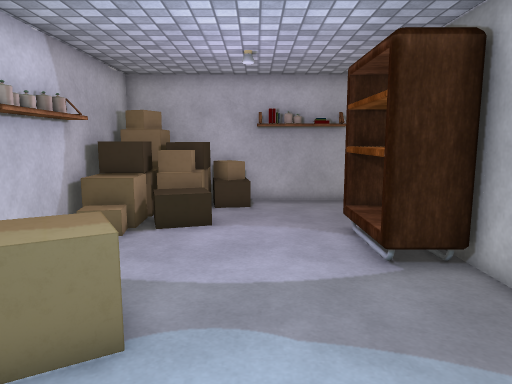
[1] (above)

13 first-person views from a walk through a 3-D level made in the Unity game engine. The camera is 1.4 m above the floor, tilts 8° down and sees 70° across. The floor is counted in squares, 0.5 m on a side. Each view is taken from the middle of a square. On the plan, view 1 faces up. The plan holds only what a view shows up to about 20 squares ahead; the rest is blank. The place goes on beyond the plan. The player character is not drawn. Door leaves are left out, so doorways stand open. Some surface patterns are stand-ins.

[2]
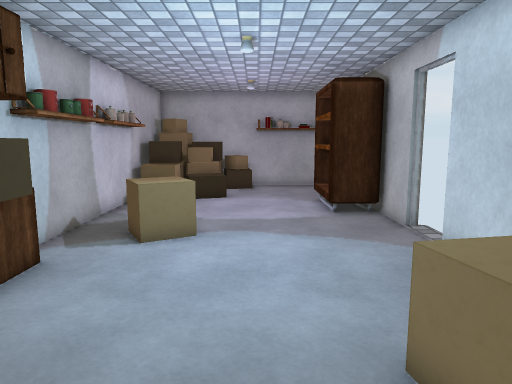

[3]
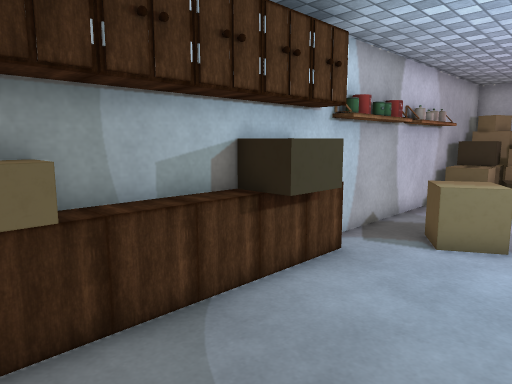

[4]
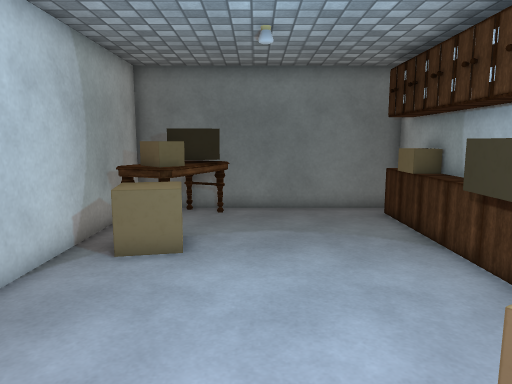

[5]
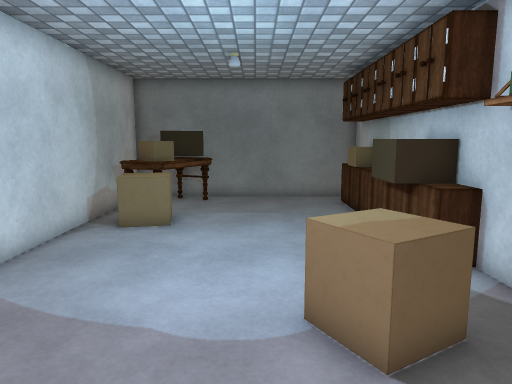

[6]
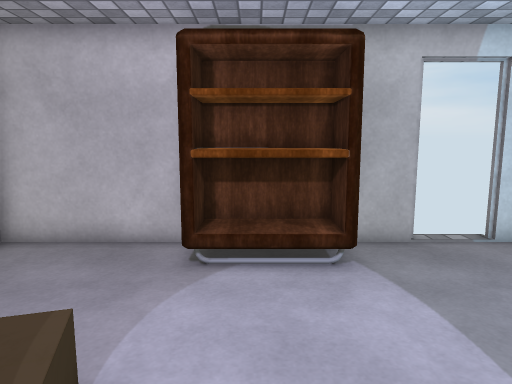

[7]
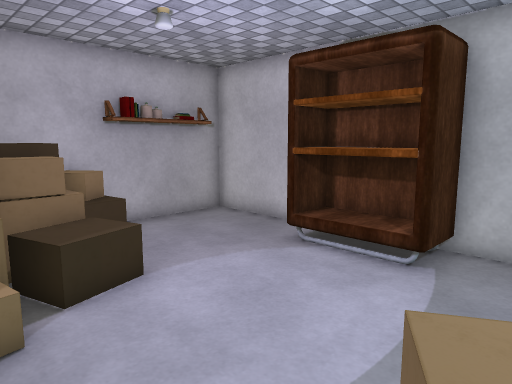

[8]
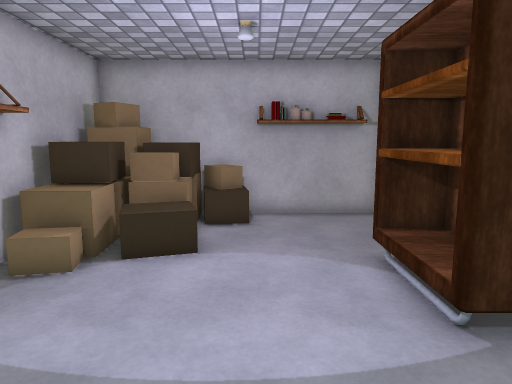

[9]
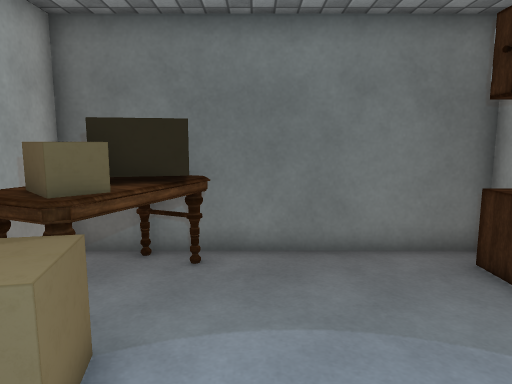

[10]
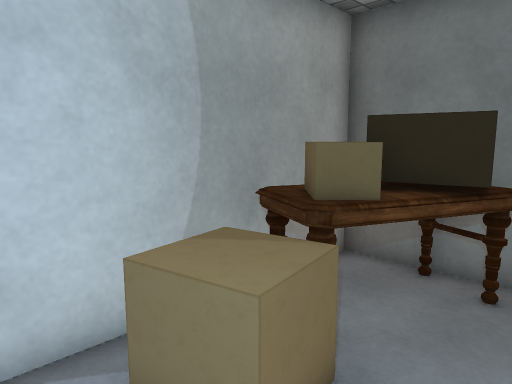

[11]
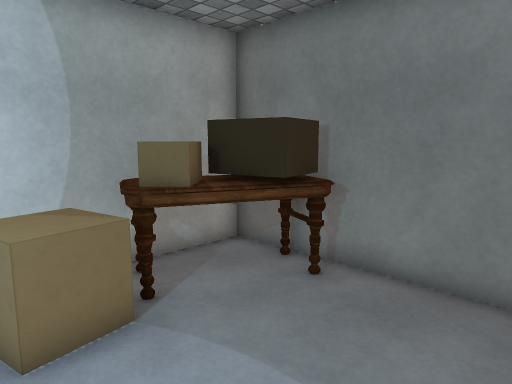

[12]
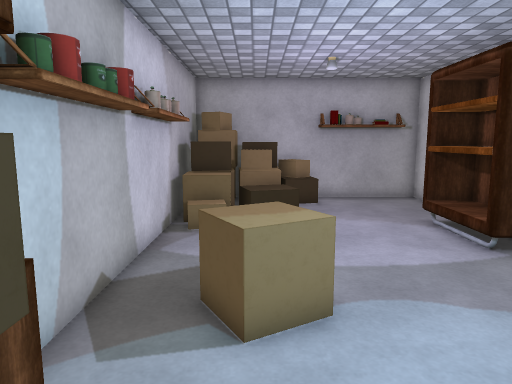

[13]
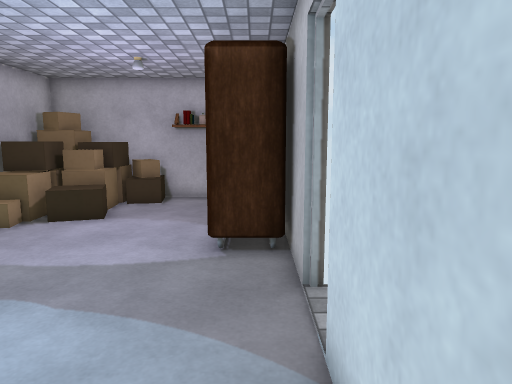

### Floor plan
Points are (right, up) in squares from view 1. A wall is a line through its corners. A room is listed if a view was taken in it or the views show most of it. See-through windows are left out.
Room 1 (views 1, 2, 3, 4, 5, 6, 7, 8, 9, 10, 11, 12, 13)
walls: (4.9, 5.7) (4.9, 10.1); (4.9, 12) (4.9, 17.1) (-5.9, 17.1) (-5.9, -2.6); (-5.9, -4.4) (-5.9, -8.1) (4.9, -8.1) (4.9, 3.5)
ways out: open door at (5, 4.5)
objects: cabinet (-6, -7) to (-5, -6); cabinet (-6, -4) to (-5, -4); cabinet (-6, -3) to (-5, -3); cabinet (-6, 0); other object (-5, -5); cabinet (-5, -2) to (-5, -1); other object (-5, 0) to (-4, 1); cabinet (-5, 1) to (-5, 2); other object (-5, 12) to (-4, 13); other object (-5, 13) to (-5, 14); other object (-5, 15) to (-5, 16); other object (-5, 17); other object (-4, 4) to (-2, 6); other object (-4, 14) to (-2, 14); other object (-4, 15); other object (-4, 16) to (-3, 17); other object (-3, 15) to (-2, 15); other object (-3, 16); other object (-2, 16) to (-1, 16); other object (-1, 15) to (0, 16); table (1, -7) to (4, -4); other object (1, -6); other object (2, -3) to (4, -2); cabinet (3, 8) to (4, 12)

Positions as (right, up) in squares from view 1, and headings:
1: (0, 0), facing up
2: (0, -6), facing up
3: (0, -6), facing up-left
4: (0, 7), facing down
5: (-1, 10), facing down
6: (-5, 10), facing right
7: (-5, 5), facing up-right
8: (0, 3), facing up
9: (0, 1), facing down
10: (0, 0), facing down-right
11: (-3, -1), facing down-right
12: (-3, -1), facing up
13: (4, -1), facing up
